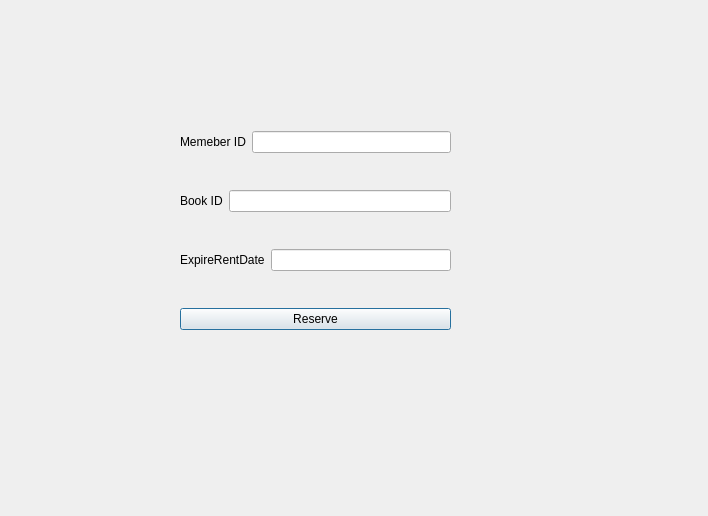
<?xml version="1.0" encoding="UTF-8"?>
<ui version="4.0">
 <class>Window_ReserveBook</class>
 <widget class="QDialog" name="Window_ReserveBook">
  <property name="geometry">
   <rect>
    <x>0</x>
    <y>0</y>
    <width>708</width>
    <height>516</height>
   </rect>
  </property>
  <property name="windowTitle">
   <string>Dialog</string>
  </property>
  <widget class="QWidget" name="layoutWidget">
   <property name="geometry">
    <rect>
     <x>180</x>
     <y>100</y>
     <width>271</width>
     <height>261</height>
    </rect>
   </property>
   <layout class="QVBoxLayout" name="verticalLayout">
    <item>
     <layout class="QHBoxLayout" name="horizontalLayout">
      <item>
       <widget class="QLabel" name="label_Author">
        <property name="text">
         <string>Memeber ID</string>
        </property>
       </widget>
      </item>
      <item>
       <widget class="QLineEdit" name="lineEdit_MemberId"/>
      </item>
     </layout>
    </item>
    <item>
     <layout class="QHBoxLayout" name="horizontalLayout_2">
      <item>
       <widget class="QLabel" name="label_Subject">
        <property name="text">
         <string>Book ID</string>
        </property>
       </widget>
      </item>
      <item>
       <widget class="QLineEdit" name="lineEdit_BookId"/>
      </item>
     </layout>
    </item>
    <item>
     <layout class="QHBoxLayout" name="horizontalLayout_3">
      <item>
       <widget class="QLabel" name="label">
        <property name="text">
         <string>ExpireRentDate</string>
        </property>
       </widget>
      </item>
      <item>
       <widget class="QLineEdit" name="lineEdit_ExpireRentDate"/>
      </item>
     </layout>
    </item>
    <item>
     <widget class="QPushButton" name="pushButton_Reserve">
      <property name="text">
       <string>Reserve</string>
      </property>
     </widget>
    </item>
   </layout>
  </widget>
 </widget>
 <resources/>
 <connections/>
</ui>
